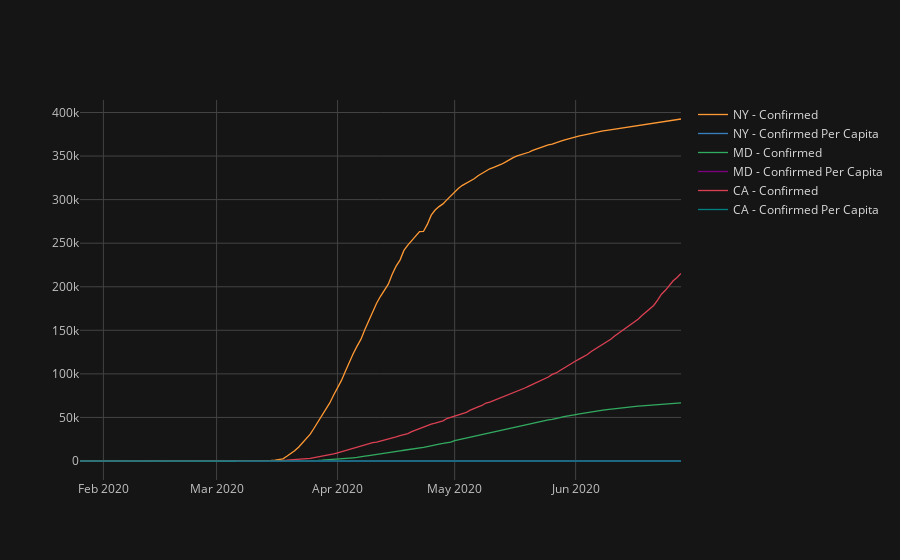

Notebook cell for this chart:
### Markdown cell above
### Plot selected states and columns

### Code cell
### Define states and columns to plot
plot_states = ['NY','MD','CA']
plot_cols = ['Confirmed']


## Make empty list for states to concat
concat_dfs = []

# Grab each state's df
for state in plot_states:
    dfs = STATES[state]
    
    ## for each plot_cols, find all columns that contain that col name
    for plot_col in plot_cols:
        concat_dfs.append(dfs[[col for col in dfs.columns if plot_col in col]])

        
## Concatenate final dfs
plot_df = pd.concat(concat_dfs,axis=1)#[STATES[s] for s in plot_states],axis=1).iplot()

## Plot concatenated dfs
pfig = plot_df.iplot(theme='solar',asFigure=True)
pfig

### Figure 1 — Plotly figure (JSON) as saved in the notebook; plotly's stock layout.template omitted (floating-point values rounded to 4 significant figures; data arrays with more than 128 entries replaced by an {"elided": "..."} marker saying what was removed)
{"data": [{"line": {"color": "rgba(255, 153, 51, 1.0)", "dash": "solid", "shape": "linear", "width": 1.3}, "mode": "lines", "name": "NY - Confirmed", "text": "", "type": "scatter", "x": {"elided": "155 str values"}, "y": {"elided": "155 mixed values"}}, {"line": {"color": "rgba(55, 128, 191, 1.0)", "dash": "solid", "shape": "linear", "width": 1.3}, "mode": "lines", "name": "NY - Confirmed Per Capita", "text": "", "type": "scatter", "x": {"elided": "155 str values"}, "y": {"elided": "155 mixed values"}}, {"line": {"color": "rgba(50, 171, 96, 1.0)", "dash": "solid", "shape": "linear", "width": 1.3}, "mode": "lines", "name": "MD - Confirmed", "text": "", "type": "scatter", "x": {"elided": "155 str values"}, "y": {"elided": "155 mixed values"}}, {"line": {"color": "rgba(128, 0, 128, 1.0)", "dash": "solid", "shape": "linear", "width": 1.3}, "mode": "lines", "name": "MD - Confirmed Per Capita", "text": "", "type": "scatter", "x": {"elided": "155 str values"}, "y": {"elided": "155 mixed values"}}, {"line": {"color": "rgba(219, 64, 82, 1.0)", "dash": "solid", "shape": "linear", "width": 1.3}, "mode": "lines", "name": "CA - Confirmed", "text": "", "type": "scatter", "x": {"elided": "155 str values"}, "y": {"elided": "155 int values"}}, {"line": {"color": "rgba(0, 128, 128, 1.0)", "dash": "solid", "shape": "linear", "width": 1.3}, "mode": "lines", "name": "CA - Confirmed Per Capita", "text": "", "type": "scatter", "x": {"elided": "155 str values"}, "y": {"elided": "155 float values"}}], "layout": {"legend": {"bgcolor": "#151516", "font": {"color": "#D9D9D9"}}, "paper_bgcolor": "#151516", "plot_bgcolor": "#151516", "title": {"font": {"color": "#D9D9D9"}}, "xaxis": {"gridcolor": "#434343", "showgrid": true, "tickfont": {"color": "#C2C2C2"}, "title": {"font": {"color": "#D9D9D9"}, "text": ""}, "zerolinecolor": "#666570"}, "yaxis": {"gridcolor": "#434343", "showgrid": true, "tickfont": {"color": "#C2C2C2"}, "title": {"font": {"color": "#D9D9D9"}, "text": ""}, "zerolinecolor": "#666570"}}}
